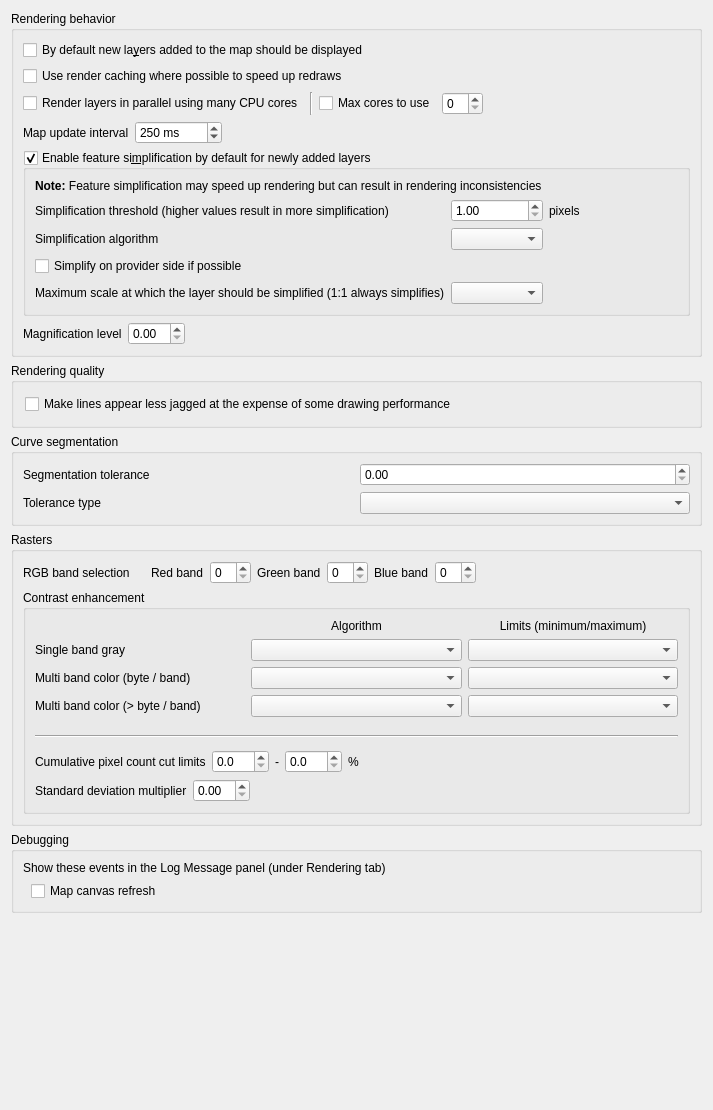
             <widget class="QWidget" name="mOptionsScrollAreaContents_04">
              <property name="geometry">
               <rect>
                <x>0</x>
                <y>0</y>
                <width>713</width>
                <height>1110</height>
               </rect>
              </property>
              <layout class="QGridLayout" name="gridLayout_22">
               <item row="0" column="0">
                <widget class="QgsCollapsibleGroupBox" name="groupBox_5">
                 <property name="title">
                  <string>Rendering behavior</string>
                 </property>
                 <layout class="QVBoxLayout" name="verticalLayout_9">
                  <item>
                   <widget class="QCheckBox" name="chkAddedVisibility">
                    <property name="text">
                     <string>By default new la&amp;yers added to the map should be displayed</string>
                    </property>
                   </widget>
                  </item>
                  <item>
                   <widget class="QCheckBox" name="chkUseRenderCaching">
                    <property name="text">
                     <string>Use render caching where possible to speed up redraws</string>
                    </property>
                   </widget>
                  </item>
                  <item>
                   <layout class="QHBoxLayout" name="horizontalLayout_26">
                    <item>
                     <widget class="QCheckBox" name="chkParallelRendering">
                      <property name="text">
                       <string>Render layers in parallel using many CPU cores</string>
                      </property>
                     </widget>
                    </item>
                    <item>
                     <widget class="Line" name="line_6">
                      <property name="orientation">
                       <enum>Qt::Vertical</enum>
                      </property>
                     </widget>
                    </item>
                    <item>
                     <widget class="QCheckBox" name="chkMaxThreads">
                      <property name="text">
                       <string>Max cores to use</string>
                      </property>
                     </widget>
                    </item>
                    <item>
                     <widget class="QSpinBox" name="spinMaxThreads"/>
                    </item>
                    <item>
                     <spacer name="horizontalSpacer_41">
                      <property name="orientation">
                       <enum>Qt::Horizontal</enum>
                      </property>
                      <property name="sizeHint" stdset="0">
                       <size>
                        <width>40</width>
                        <height>20</height>
                       </size>
                      </property>
                     </spacer>
                    </item>
                   </layout>
                  </item>
                  <item>
                   <layout class="QHBoxLayout" name="horizontalLayout_4">
                    <item>
                     <widget class="QLabel" name="label_56">
                      <property name="text">
                       <string>Map update interval</string>
                      </property>
                     </widget>
                    </item>
                    <item>
                     <widget class="QSpinBox" name="spinMapUpdateInterval">
                      <property name="suffix">
                       <string> ms</string>
                      </property>
                      <property name="maximum">
                       <number>999999</number>
                      </property>
                      <property name="singleStep">
                       <number>50</number>
                      </property>
                      <property name="value">
                       <number>250</number>
                      </property>
                     </widget>
                    </item>
                    <item>
                     <spacer name="horizontalSpacer_46">
                      <property name="orientation">
                       <enum>Qt::Horizontal</enum>
                      </property>
                      <property name="sizeHint" stdset="0">
                       <size>
                        <width>40</width>
                        <height>20</height>
                       </size>
                      </property>
                     </spacer>
                    </item>
                   </layout>
                  </item>
                  <item>
                   <widget class="QgsCollapsibleGroupBox" name="mSimplifyDrawingGroupBox">
                    <property name="title">
                     <string>Enable feature si&amp;mplification by default for newly added layers</string>
                    </property>
                    <property name="flat">
                     <bool>true</bool>
                    </property>
                    <property name="checkable">
                     <bool>true</bool>
                    </property>
                    <layout class="QGridLayout" name="_14">
                     <item row="0" column="1" colspan="4">
                      <widget class="QLabel" name="label_59">
                       <property name="text">
                        <string>&lt;b&gt;Note:&lt;/b&gt; Feature simplification may speed up rendering but can result in rendering inconsistencies</string>
                       </property>
                      </widget>
                     </item>
                     <item row="1" column="1">
                      <widget class="QLabel" name="label_65">
                       <property name="text">
                        <string>Simplification threshold (higher values result in more simplification)</string>
                       </property>
                       <property name="margin">
                        <number>2</number>
                       </property>
                      </widget>
                     </item>
                     <item row="1" column="2">
                      <widget class="QDoubleSpinBox" name="mSimplifyDrawingSpinBox">
                       <property name="toolTip">
                        <string>Higher values result in more simplification</string>
                       </property>
                       <property name="decimals">
                        <number>2</number>
                       </property>
                       <property name="minimum">
                        <double>1.000000000000000</double>
                       </property>
                       <property name="maximum">
                        <double>5.000000000000000</double>
                       </property>
                       <property name="singleStep">
                        <double>0.200000000000000</double>
                       </property>
                       <property name="value">
                        <double>1.000000000000000</double>
                       </property>
                      </widget>
                     </item>
                     <item row="1" column="3">
                      <widget class="QLabel" name="mSimplifyDrawingPx">
                       <property name="text">
                        <string>pixels</string>
                       </property>
                       <property name="margin">
                        <number>2</number>
                       </property>
                      </widget>
                     </item>
                     <item row="1" column="4">
                      <spacer name="horizontalSpacer_40">
                       <property name="orientation">
                        <enum>Qt::Horizontal</enum>
                       </property>
                       <property name="sizeHint" stdset="0">
                        <size>
                         <width>20</width>
                         <height>20</height>
                        </size>
                       </property>
                      </spacer>
                     </item>
                     <item row="2" column="1">
                      <widget class="QLabel" name="mSimplifyAlgorithmLabel">
                       <property name="toolTip">
                        <string>This algorithm is only applied to simplify on local side</string>
                       </property>
                       <property name="text">
                        <string>Simplification algorithm</string>
                       </property>
                       <property name="margin">
                        <number>2</number>
                       </property>
                      </widget>
                     </item>
                     <item row="2" column="2">
                      <widget class="QComboBox" name="mSimplifyAlgorithmComboBox"/>
                     </item>
                     <item row="3" column="1" colspan="4">
                      <widget class="QCheckBox" name="mSimplifyDrawingAtProvider">
                       <property name="text">
                        <string>Simplify on provider side if possible</string>
                       </property>
                      </widget>
                     </item>
                     <item row="4" column="1">
                      <widget class="QLabel" name="mSimplifyMaxScaleLabel">
                       <property name="text">
                        <string>Maximum scale at which the layer should be simplified (1:1 always simplifies)</string>
                       </property>
                       <property name="margin">
                        <number>2</number>
                       </property>
                      </widget>
                     </item>
                     <item row="4" column="2">
                      <widget class="QgsScaleComboBox" name="mSimplifyMaximumScaleComboBox">
                       <property name="sizePolicy">
                        <sizepolicy hsizetype="Expanding" vsizetype="Fixed">
                         <horstretch>0</horstretch>
                         <verstretch>0</verstretch>
                        </sizepolicy>
                       </property>
                      </widget>
                     </item>
                    </layout>
                   </widget>
                  </item>
                  <item>
                   <layout class="QHBoxLayout" name="horizontalLayout_5">
                    <property name="topMargin">
                     <number>0</number>
                    </property>
                    <item>
                     <widget class="QLabel" name="labelMagnifier">
                      <property name="text">
                       <string>Magnification level</string>
                      </property>
                     </widget>
                    </item>
                    <item>
                     <widget class="QDoubleSpinBox" name="doubleSpinBoxMagnifierDefault"/>
                    </item>
                    <item>
                     <spacer name="horizontalSpacer_4">
                      <property name="orientation">
                       <enum>Qt::Horizontal</enum>
                      </property>
                      <property name="sizeType">
                       <enum>QSizePolicy::Expanding</enum>
                      </property>
                      <property name="sizeHint" stdset="0">
                       <size>
                        <width>40</width>
                        <height>20</height>
                       </size>
                      </property>
                     </spacer>
                    </item>
                   </layout>
                  </item>
                 </layout>
                </widget>
               </item>
               <item row="1" column="0">
                <widget class="QgsCollapsibleGroupBox" name="groupBox_8">
                 <property name="title">
                  <string>Rendering quality</string>
                 </property>
                 <layout class="QVBoxLayout" name="_5">
                  <property name="leftMargin">
                   <number>11</number>
                  </property>
                  <property name="topMargin">
                   <number>11</number>
                  </property>
                  <property name="rightMargin">
                   <number>11</number>
                  </property>
                  <property name="bottomMargin">
                   <number>11</number>
                  </property>
                  <item>
                   <widget class="QCheckBox" name="chkAntiAliasing">
                    <property name="text">
                     <string>Make lines appear less jagged at the expense of some drawing performance</string>
                    </property>
                   </widget>
                  </item>
                 </layout>
                </widget>
               </item>
               <item row="2" column="0">
                <widget class="QgsCollapsibleGroupBox" name="mSegmentationGroupBox">
                 <property name="title">
                  <string>Curve segmentation</string>
                 </property>
                 <layout class="QGridLayout" name="gridLayout_20">
                  <item row="0" column="0">
                   <widget class="QLabel" name="mSegmentationToleranceLabel">
                    <property name="text">
                     <string>Segmentation tolerance</string>
                    </property>
                   </widget>
                  </item>
                  <item row="0" column="1">
                   <widget class="QDoubleSpinBox" name="mSegmentationToleranceSpinBox"/>
                  </item>
                  <item row="1" column="0">
                   <widget class="QLabel" name="mToleranceTypeLabel">
                    <property name="text">
                     <string>Tolerance type</string>
                    </property>
                   </widget>
                  </item>
                  <item row="1" column="1">
                   <widget class="QComboBox" name="mToleranceTypeComboBox"/>
                  </item>
                 </layout>
                </widget>
               </item>
               <item row="3" column="0">
                <widget class="QgsCollapsibleGroupBox" name="groupBox_14">
                 <property name="title">
                  <string>Rasters</string>
                 </property>
                 <layout class="QVBoxLayout" name="verticalLayout_10">
                  <item>
                   <widget class="QWidget" name="widget" native="true">
                    <layout class="QHBoxLayout" name="horizontalLayout_19">
                     <property name="leftMargin">
                      <number>0</number>
                     </property>
                     <property name="topMargin">
                      <number>0</number>
                     </property>
                     <property name="rightMargin">
                      <number>0</number>
                     </property>
                     <property name="bottomMargin">
                      <number>0</number>
                     </property>
                     <item>
                      <widget class="QLabel" name="label_21">
                       <property name="text">
                        <string>RGB band selection</string>
                       </property>
                      </widget>
                     </item>
                     <item>
                      <spacer name="horizontalSpacer_19">
                       <property name="orientation">
                        <enum>Qt::Horizontal</enum>
                       </property>
                       <property name="sizeType">
                        <enum>QSizePolicy::Maximum</enum>
                       </property>
                       <property name="sizeHint" stdset="0">
                        <size>
                         <width>15</width>
                         <height>20</height>
                        </size>
                       </property>
                      </spacer>
                     </item>
                     <item>
                      <widget class="QLabel" name="label_22">
                       <property name="text">
                        <string>Red band</string>
                       </property>
                      </widget>
                     </item>
                     <item>
                      <widget class="QSpinBox" name="spnRed"/>
                     </item>
                     <item>
                      <widget class="QLabel" name="label_23">
                       <property name="text">
                        <string>Green band</string>
                       </property>
                      </widget>
                     </item>
                     <item>
                      <widget class="QSpinBox" name="spnGreen"/>
                     </item>
                     <item>
                      <widget class="QLabel" name="label_24">
                       <property name="text">
                        <string>Blue band</string>
                       </property>
                      </widget>
                     </item>
                     <item>
                      <widget class="QSpinBox" name="spnBlue"/>
                     </item>
                     <item>
                      <spacer name="horizontalSpacer_20">
                       <property name="orientation">
                        <enum>Qt::Horizontal</enum>
                       </property>
                       <property name="sizeHint" stdset="0">
                        <size>
                         <width>40</width>
                         <height>20</height>
                        </size>
                       </property>
                      </spacer>
                     </item>
                    </layout>
                   </widget>
                  </item>
                  <item>
                   <widget class="QGroupBox" name="groupBox_17">
                    <property name="title">
                     <string>Contrast enhancement</string>
                    </property>
                    <property name="flat">
                     <bool>true</bool>
                    </property>
                    <layout class="QVBoxLayout" name="verticalLayout_11">
                     <item>
                      <layout class="QGridLayout" name="gridLayout_33">
                       <item row="4" column="2">
                        <widget class="QComboBox" name="cboxContrastEnhancementLimitsMultiBandSingleByte"/>
                       </item>
                       <item row="1" column="1">
                        <widget class="QLabel" name="label_50">
                         <property name="text">
                          <string>Algorithm</string>
                         </property>
                         <property name="alignment">
                          <set>Qt::AlignCenter</set>
                         </property>
                        </widget>
                       </item>
                       <item row="3" column="1">
                        <widget class="QComboBox" name="cboxContrastEnhancementAlgorithmSingleBand"/>
                       </item>
                       <item row="3" column="0">
                        <widget class="QLabel" name="label_37">
                         <property name="text">
                          <string>Single band gray</string>
                         </property>
                        </widget>
                       </item>
                       <item row="1" column="2">
                        <widget class="QLabel" name="label_51">
                         <property name="text">
                          <string>Limits (minimum/maximum)</string>
                         </property>
                         <property name="alignment">
                          <set>Qt::AlignCenter</set>
                         </property>
                        </widget>
                       </item>
                       <item row="3" column="2">
                        <widget class="QComboBox" name="cboxContrastEnhancementLimitsSingleBand"/>
                       </item>
                       <item row="4" column="1">
                        <widget class="QComboBox" name="cboxContrastEnhancementAlgorithmMultiBandSingleByte"/>
                       </item>
                       <item row="4" column="0">
                        <widget class="QLabel" name="label_38">
                         <property name="text">
                          <string>Multi band color (byte / band) </string>
                         </property>
                        </widget>
                       </item>
                       <item row="5" column="0">
                        <widget class="QLabel" name="label_39">
                         <property name="text">
                          <string>Multi band color (&gt; byte / band) </string>
                         </property>
                        </widget>
                       </item>
                       <item row="5" column="1">
                        <widget class="QComboBox" name="cboxContrastEnhancementAlgorithmMultiBandMultiByte"/>
                       </item>
                       <item row="5" column="2">
                        <widget class="QComboBox" name="cboxContrastEnhancementLimitsMultiBandMultiByte"/>
                       </item>
                      </layout>
                     </item>
                     <item>
                      <widget class="QWidget" name="widget_4" native="true">
                       <layout class="QHBoxLayout" name="horizontalLayout_23">
                        <property name="leftMargin">
                         <number>0</number>
                        </property>
                        <property name="topMargin">
                         <number>0</number>
                        </property>
                        <property name="rightMargin">
                         <number>0</number>
                        </property>
                        <property name="bottomMargin">
                         <number>0</number>
                        </property>
                       </layout>
                      </widget>
                     </item>
                     <item>
                      <widget class="QWidget" name="widget_5" native="true">
                       <layout class="QHBoxLayout" name="horizontalLayout_24">
                        <property name="leftMargin">
                         <number>0</number>
                        </property>
                        <property name="topMargin">
                         <number>0</number>
                        </property>
                        <property name="rightMargin">
                         <number>0</number>
                        </property>
                        <property name="bottomMargin">
                         <number>0</number>
                        </property>
                       </layout>
                      </widget>
                     </item>
                     <item>
                      <widget class="Line" name="line">
                       <property name="orientation">
                        <enum>Qt::Horizontal</enum>
                       </property>
                      </widget>
                     </item>
                     <item>
                      <widget class="QWidget" name="widget_6" native="true">
                       <layout class="QHBoxLayout" name="horizontalLayout_25">
                        <property name="leftMargin">
                         <number>0</number>
                        </property>
                        <property name="topMargin">
                         <number>0</number>
                        </property>
                        <property name="rightMargin">
                         <number>0</number>
                        </property>
                        <property name="bottomMargin">
                         <number>0</number>
                        </property>
                       </layout>
                      </widget>
                     </item>
                     <item>
                      <widget class="QWidget" name="widget_7" native="true">
                       <layout class="QHBoxLayout" name="horizontalLayout_18">
                        <property name="leftMargin">
                         <number>0</number>
                        </property>
                        <property name="topMargin">
                         <number>0</number>
                        </property>
                        <property name="rightMargin">
                         <number>0</number>
                        </property>
                        <property name="bottomMargin">
                         <number>0</number>
                        </property>
                        <item>
                         <widget class="QLabel" name="label_36">
                          <property name="text">
                           <string>Cumulative pixel count cut limits</string>
                          </property>
                         </widget>
                        </item>
                        <item>
                         <widget class="QDoubleSpinBox" name="mRasterCumulativeCutLowerDoubleSpinBox">
                          <property name="decimals">
                           <number>1</number>
                          </property>
                         </widget>
                        </item>
                        <item>
                         <widget class="QLabel" name="label_34">
                          <property name="text">
                           <string>-</string>
                          </property>
                         </widget>
                        </item>
                        <item>
                         <widget class="QDoubleSpinBox" name="mRasterCumulativeCutUpperDoubleSpinBox">
                          <property name="decimals">
                           <number>1</number>
                          </property>
                         </widget>
                        </item>
                        <item>
                         <widget class="QLabel" name="label_35">
                          <property name="text">
                           <string>%</string>
                          </property>
                         </widget>
                        </item>
                        <item>
                         <spacer name="horizontalSpacer_18">
                          <property name="orientation">
                           <enum>Qt::Horizontal</enum>
                          </property>
                          <property name="sizeHint" stdset="0">
                           <size>
                            <width>123</width>
                            <height>20</height>
                           </size>
                          </property>
                         </spacer>
                        </item>
                       </layout>
                      </widget>
                     </item>
                     <item>
                      <widget class="QWidget" name="widget_2" native="true">
                       <layout class="QHBoxLayout" name="horizontalLayout_20">
                        <property name="leftMargin">
                         <number>0</number>
                        </property>
                        <property name="topMargin">
                         <number>0</number>
                        </property>
                        <property name="rightMargin">
                         <number>0</number>
                        </property>
                        <property name="bottomMargin">
                         <number>0</number>
                        </property>
                        <item>
                         <widget class="QLabel" name="label_25">
                          <property name="text">
                           <string>Standard deviation multiplier</string>
                          </property>
                         </widget>
                        </item>
                        <item>
                         <widget class="QDoubleSpinBox" name="spnThreeBandStdDev">
                          <property name="maximum">
                           <double>10.000000000000000</double>
                          </property>
                          <property name="singleStep">
                           <double>0.100000000000000</double>
                          </property>
                         </widget>
                        </item>
                        <item>
                         <spacer name="horizontalSpacer_21">
                          <property name="orientation">
                           <enum>Qt::Horizontal</enum>
                          </property>
                          <property name="sizeHint" stdset="0">
                           <size>
                            <width>258</width>
                            <height>20</height>
                           </size>
                          </property>
                         </spacer>
                        </item>
                       </layout>
                      </widget>
                     </item>
                    </layout>
                   </widget>
                  </item>
                 </layout>
                </widget>
               </item>
               <item row="4" column="0">
                <widget class="QgsCollapsibleGroupBox" name="groupBox_22">
                 <property name="title">
                  <string>Debugging</string>
                 </property>
                 <layout class="QVBoxLayout" name="verticalLayout_35">
                  <item>
                   <widget class="QLabel" name="label_55">
                    <property name="text">
                     <string>Show these events in the Log Message panel (under Rendering tab)</string>
                    </property>
                   </widget>
                  </item>
                  <item>
                   <layout class="QGridLayout" name="gridLayout_6">
                    <item row="0" column="0">
                     <spacer name="horizontalSpacer_37">
                      <property name="orientation">
                       <enum>Qt::Horizontal</enum>
                      </property>
                      <property name="sizeType">
                       <enum>QSizePolicy::Fixed</enum>
                      </property>
                      <property name="sizeHint" stdset="0">
                       <size>
                        <width>8</width>
                        <height>20</height>
                       </size>
                      </property>
                     </spacer>
                    </item>
                    <item row="0" column="1">
                     <widget class="QCheckBox" name="mLogCanvasRefreshChkBx">
                      <property name="text">
                       <string>Map canvas refresh</string>
                      </property>
                     </widget>
                    </item>
                   </layout>
                  </item>
                 </layout>
                </widget>
               </item>
               <item row="5" column="0">
                <spacer name="verticalSpacer_6">
                 <property name="orientation">
                  <enum>Qt::Vertical</enum>
                 </property>
                 <property name="sizeHint" stdset="0">
                  <size>
                   <width>20</width>
                   <height>40</height>
                  </size>
                 </property>
                </spacer>
               </item>
              </layout>
             </widget>
